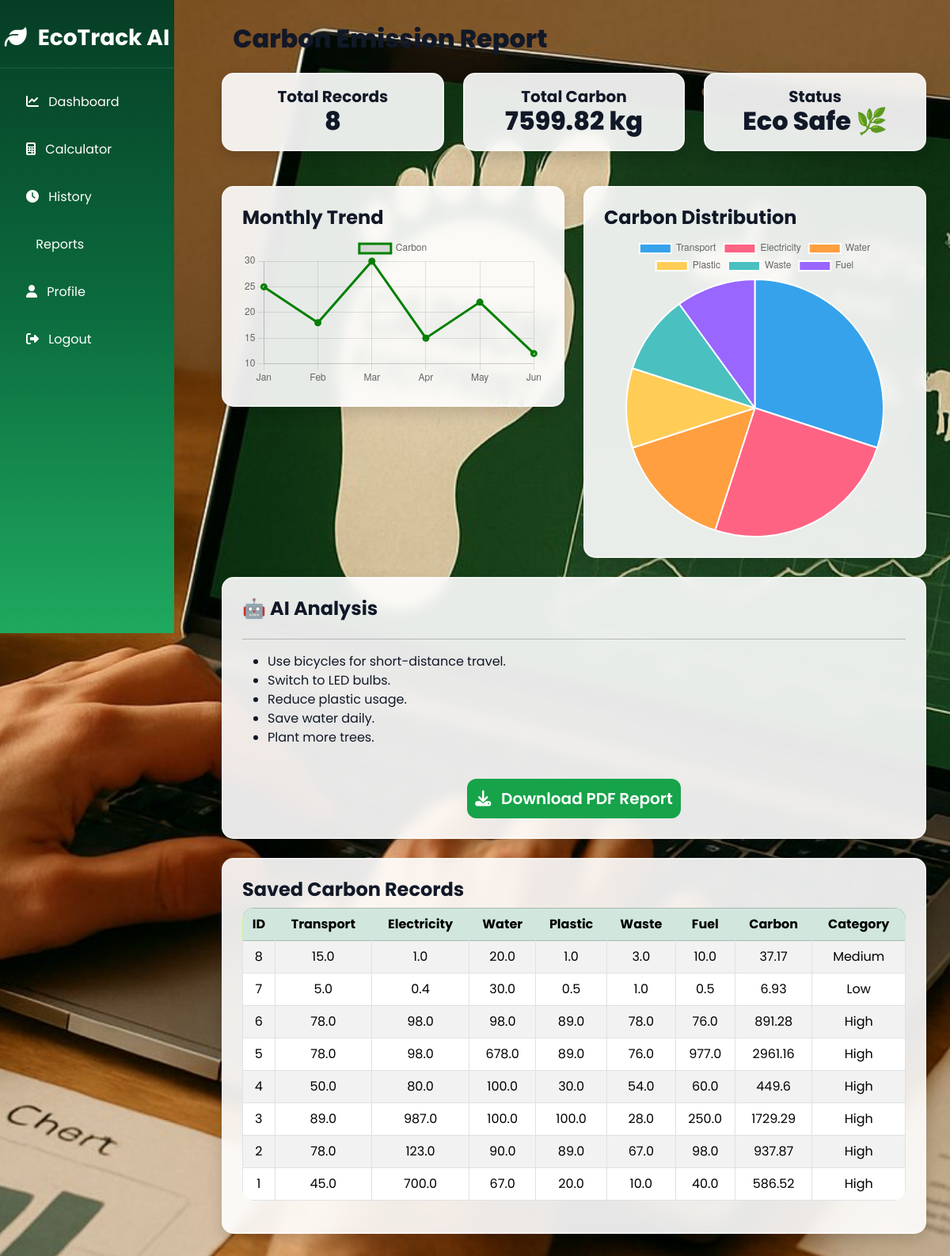
The app's page /reports (signed in) with its own data.
### tables this page shows
CREATE TABLE history(

        id INTEGER PRIMARY KEY AUTOINCREMENT,

        transport REAL,

        electricity REAL,

        water REAL,

        plastic REAL,

        waste REAL,

        fuel REAL,

        carbon REAL,

        category TEXT

    );

### app.py (the view)
@app.route("/reports")
def reports():
    if "user" not in session:
        return redirect("/")
    return render_template(
        "reports.html",
        history=get_history()
    )

### database/database.py (called while the page is built)
def get_history():
    conn=sqlite3.connect(DATABASE)
    cursor=conn.cursor()
    cursor.execute("SELECT * FROM history ORDER BY id DESC")
    data=cursor.fetchall()
    conn.close()
    return data

### templates/reports.html (shortened to what this page needs)
<!DOCTYPE html>
<html lang="en">
<head>
<link href="https://cdn.jsdelivr.net/npm/bootstrap@5.3.3/dist/css/bootstrap.min.css" rel="stylesheet">
<link rel="stylesheet"
href="https://cdnjs.cloudflare.com/ajax/libs/font-awesome/6.5.2/css/all.min.css">
<link rel="stylesheet"
href="{{ url_for('static', filename='css/style.css') }}">
</head>
<body class="reports-page">
<div class="d-flex">
<div class="sidebar">
<h3 class="text-center text-white mt-3">
<i class="fa-solid fa-leaf"></i> EcoTrack AI
</h3>
<hr class="text-white">
<a href="/dashboard">
<i class="fa-solid fa-chart-line"></i> Dashboard
</a>
<a href="/calculator">
<i class="fa-solid fa-calculator"></i> Calculator
</a>
<a href="/history">
<i class="fa-solid fa-clock"></i> History
</a>
<a href="/reports">
 Reports
</a>
<a href="/profile">
<i class="fa-solid fa-user"></i> Profile
</a>
<a href="/logout">
<i class="fa-solid fa-right-from-bracket"></i> Logout
</a>
</div>
<div class="main-content">
<div class="container-fluid">
<h2 class="mb-4">
Carbon Emission Report
</h2>
<div class="row">
<div class="col-md-4">
<div class="card dashboard-card text-center p-3">
<h5>Total Records</h5>
<h2>{{ history|length }}</h2>
</div>
</div>
<div class="col-md-4">
<div class="card dashboard-card text-center p-3">
<h5>Total Carbon</h5>
<h2>{{ history|sum(attribute=7) if history else 0 }} kg</h2>
</div>
</div>
<div class="col-md-4">
<div class="card dashboard-card text-center p-3">
<h5>Status</h5>
<h2 class="text-success">Eco Safe 🌿</h2>
</div>
</div>
</div>
<br>
<div class="row">
<div class="col-lg-6">
<div class="card p-4">
<h4>Monthly Trend</h4>
<canvas id="lineChart"></canvas>
</div>
</div>
<div class="col-lg-6">
<div class="card p-4">
<h4>Carbon Distribution</h4>
<canvas id="pieChart"></canvas>
</div>
</div>
</div>
<br>
<div class="card p-4">
<h4>🤖 AI Analysis</h4>
<hr>
<ul>
<li>Use bicycles for short-distance travel.</li>
<li>Switch to LED bulbs.</li>
<li>Reduce plastic usage.</li>
<li>Save water daily.</li>
<li>Plant more trees.</li>
</ul>
<div class="text-center mt-4">
<a href="/download_pdf" class="btn btn-success btn-lg">
<i class="fa-solid fa-download"></i>
Download PDF Report
</a>
</div>
</div>
<br>
<div class="card p-4">
<h4>Saved Carbon Records</h4>
<div class="table-responsive">
<table class="table table-bordered table-striped">
<thead class="table-success">
<tr>
<th>ID</th>
<th>Transport</th>
<th>Electricity</th>
<th>Water</th>
<th>Plastic</th>
<th>Waste</th>
<th>Fuel</th>
<th>Carbon</th>
<th>Category</th>
</tr>
</thead>
<tbody>
{% for row in history %}
<tr>
<td>{{ row[0] }}</td>
<td>{{ row[1] }}</td>
<td>{{ row[2] }}</td>
<td>{{ row[3] }}</td>
<td>{{ row[4] }}</td>
<td>{{ row[5] }}</td>
<td>{{ row[6] }}</td>
<td>{{ row[7] }}</td>
<td>{{ row[8] }}</td>
</tr>
{% endfor %}
</tbody>
</table>
</div>
</div>
</div>
</div>
<script>
new Chart(document.getElementById("lineChart"),{
type:"line",
data:{
labels:["Jan","Feb","Mar","Apr","May","Jun"],
datasets:[{
label:"Carbon",
data:[25,18,30,15,22,12],
borderColor:"green",
borderWidth:3,
fill:false
}]
}
});
new Chart(document.getElementById("pieChart"),{
type:"pie",
data:{
labels:["Transport","Electricity","Water","Plastic","Waste","Fuel"],
datasets:[{
data:[30,25,15,10,10,10]
}]
}
});
</script>
</body>
</html>

### static/css/style.css (style rules this page uses)
* { margin:0; padding:0; box-sizing:border-box; font-family:'Poppins',sans-serif; }
body { margin:0; padding:0; }
.btn-success { background:#149954; border:none; border-radius:10px; padding:10px; font-weight:600; }
.sidebar { position:fixed; left:0; top:0; width:220px; height:100vh; background:linear-gradient(180deg,#063d25,#0c6d3f,#1fa95f); color:white; overflow-y:auto; padding-top:15px; }
.sidebar h3 { text-align:center; margin:20px 0; font-size:28px; font-weight:700; }
.sidebar hr { border:1px solid rgba(255,255,255,.25); }
.sidebar a { display:block; margin:8px 15px; padding:14px 18px; color:white; border-radius:12px; text-decoration:none; transition:.3s; }
.main-content { margin-left:250px; padding:30px; flex:1; background:transparent; min-height:100vh; }
.container-fluid { padding:0; }
.dashboard-card { background: rgba(255,255,255,0.15); backdrop-filter: blur(12px); -webkit-backdrop-filter: blur(12px); border: 1px solid rgba(255,255,255,0.3); box-shadow: 0 8px 32px rgba(0,0,0,0.3); border-radius: 20px; padding:20px; margin-bottom:20px; transition:0.3s; }
.dashboard-card { color:#1f2937; }
.dashboard-card h2, .dashboard-card h3, .dashboard-card h4, .dashboard-card h5, .dashboard-card h6, .dashboard-card p { color:#1f2937; }
.dashboard-card h2, .dashboard-card h6, .dashboard-card p { color:rgb(245, 243, 243); }
.dashboard-card h2 { color:#0f7b4d; font-weight:700; margin-top:10px; }
.card { background: rgba(255,255,255,0.15); backdrop-filter: blur(12px); -webkit-backdrop-filter: blur(12px); border:1px solid rgba(255,255,255,0.3); border-radius:20px; box-shadow:0 8px 32px rgba(0,0,0,0.3); }
.card h4 { color:#126b40; font-weight:700; }
canvas { max-width:100%; }
.table { background:rgb(203, 243, 158); border-radius:15px; overflow:hidden; }
.table thead { background:#138a4d; color:rgb(173, 211, 164); }
.table thead th { border:none; text-align:center; }
.table td { text-align:center; vertical-align:middle; }
.btn-success { background:#16a34a; border:none; border-radius:12px; }
.dashboard-card, .card, .goal-card, .report-card, .profile-card, .tip-card, .rank-card, .about-card { animation:fadeUp .8s ease; }
.fa-solid, .bi { margin-right:8px; }
.dashboard-card { background:rgba(255,255,255,.18); backdrop-filter:blur(18px); -webkit-backdrop-filter:blur(18px); border:2px solid rgba(255,255,255,.35); border-radius:22px; padding:25px; box-shadow:0 10px 35px rgba(0,0,0,.25); transition:.4s; overflow:hidden; }
.reports-page { background: url("../images/reports.png") no-repeat center center fixed; background-size: cover; min-height: 100vh; }
.reports-page .main-content { background: transparent; }
.reports-page .container-fluid { background: transparent; }
.reports-page .card, .reports-page .dashboard-card { background: rgba(255,255,255,0.90); backdrop-filter: blur(8px); border-radius: 15px; box-shadow: 0 8px 20px rgba(0,0,0,0.15); }
.reports-page h1, .reports-page h2, .reports-page h3, .reports-page h4, .reports-page h5, .reports-page p { color: #1f2937; }
.dashboard-card h2, .dashboard-card h3, .dashboard-card h4, .dashboard-card h5, .dashboard-card h6, .dashboard-card p { margin:0; }
.card { background:rgba(255,255,255,.18); backdrop-filter:blur(18px); -webkit-backdrop-filter:blur(18px); border:2px solid rgba(255,255,255,.35); border-radius:22px; box-shadow:0 10px 35px rgba(0,0,0,.25); }
.dashboard-card, .card { color:#111827 !important; }
.dashboard-card h1, .dashboard-card h2, .dashboard-card h3, .dashboard-card h4, .dashboard-card h5, .dashboard-card h6, .card h1, .card h2, .card h3, .card h4, .card h5, .card h6 { color:#111827 !important; font-weight:700; }
.main-content h1, .main-content h2 { color:#111827 !important; font-weight:800; }
.text-success { color:#166534 !important; font-weight:700; }
.btn { color:white !important; font-weight:600; }

### records on screen
history: id "8", transport "15.0", electricity "1.0", water "20.0", plastic "1.0", waste "3.0", fuel "10.0", carbon "37.17", category "Medium"
history: id "7", transport "5.0", electricity "0.4", water "30.0", plastic "0.5", waste "1.0", fuel "0.5", carbon "6.93", category "Low"
history: id "6", transport "78.0", electricity "98.0", water "98.0", plastic "89.0", waste "78.0", fuel "76.0", carbon "891.28", category "High"
history: id "5", transport "78.0", electricity "98.0", water "678.0", plastic "89.0", waste "76.0", fuel "977.0", carbon "2961.16", category "High"
history: id "4", transport "50.0", electricity "80.0", water "100.0", plastic "30.0", waste "54.0", fuel "60.0", carbon "449.6", category "High"
history: id "3", transport "89.0", electricity "987.0", water "100.0", plastic "100.0", waste "28.0", fuel "250.0", carbon "1729.29", category "High"
history: id "2", transport "78.0", electricity "123.0", water "90.0", plastic "89.0", waste "67.0", fuel "98.0", carbon "937.87", category "High"
history: id "1", transport "45.0", electricity "700.0", water "67.0", plastic "20.0", waste "10.0", fuel "40.0", carbon "586.52", category "High"

### other values on screen
{{ history|length }} "8"
{{ history|sum(attribute=7) if history else 0 }} "7599.82"
